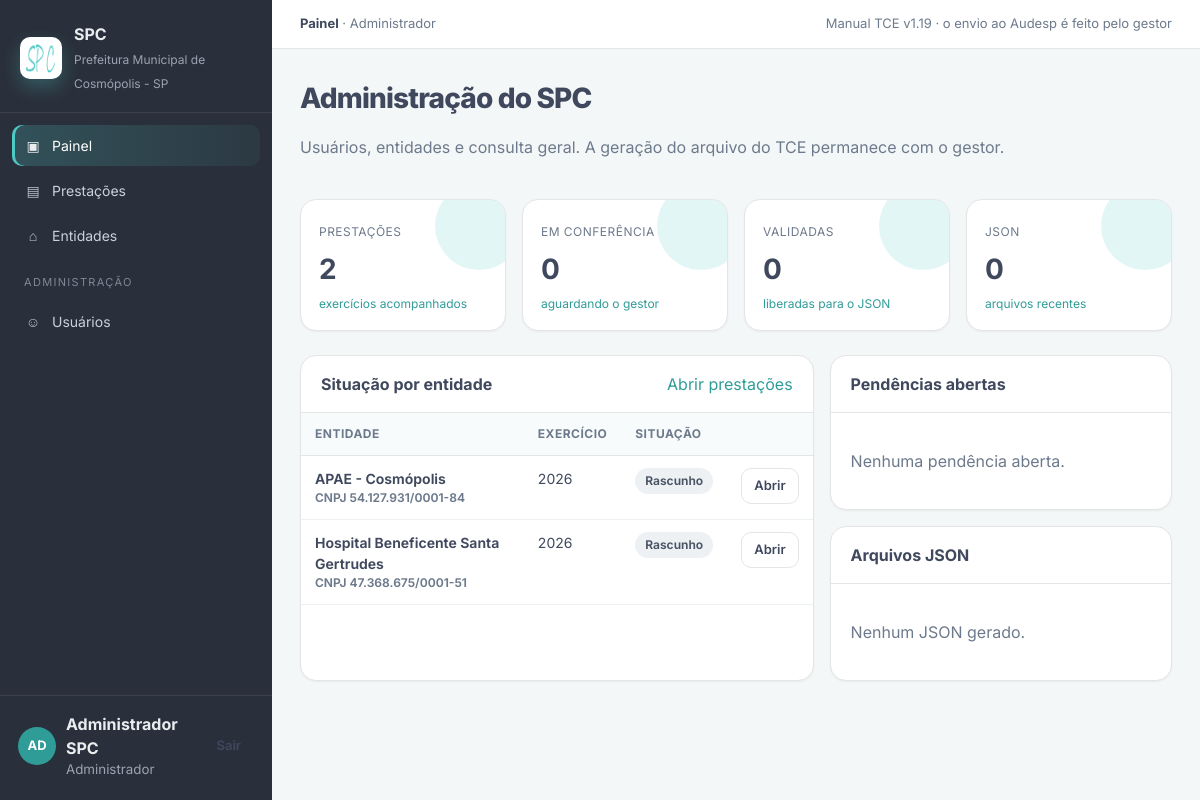
/ (signed in), run on the app's committed database.
### app/models.py (models this page shows, shortened)
class Usuario(UserMixin, db.Model):
    __tablename__ = "usuarios"
    id = db.Column(db.Integer, primary_key=True)
    username = db.Column(db.String(80), unique=True, nullable=False, index=True)
    nome = db.Column(db.String(160), nullable=False)
    email = db.Column(db.String(160))
    senha_hash = db.Column(db.String(256), nullable=False)
    perfil = db.Column(db.String(20), nullable=False, default=PERFIL_ENTIDADE)
    ativo = db.Column(db.Boolean, default=True, nullable=False)
    pode_gerar_json = db.Column(db.Boolean, default=False, nullable=False)
    entidade_id = db.Column(db.Integer, db.ForeignKey("entidades.id"))
    criado_em = db.Column(db.DateTime, default=datetime.utcnow)
    ultimo_acesso = db.Column(db.DateTime)
    entidade = db.relationship("Entidade", backref="usuarios")
    @property
    def is_admin(self) -> bool:
        return self.perfil == PERFIL_ADMIN
    @property
    def is_gestor(self) -> bool:
        return self.perfil == PERFIL_GESTOR
    @property
    def is_entidade(self) -> bool:
        return self.perfil == PERFIL_ENTIDADE
    @property
    def is_active(self) -> bool:
        return bool(self.ativo)
    @property
    def perfil_rotulo(self) -> str:
        return rotulo_perfil(self.perfil)

class Prestacao(db.Model):
    __tablename__ = "prestacoes"
    id = db.Column(db.Integer, primary_key=True)
    entidade_id = db.Column(db.Integer, db.ForeignKey("entidades.id"), nullable=False, index=True)
    ano = db.Column(db.Integer, nullable=False)
    mes = db.Column(db.Integer, nullable=False, default=12)
    tipo_documento = db.Column(db.String(80))
    codigo_ajuste = db.Column(db.String(24))
    municipio_audesp = db.Column(db.Integer)
    status = db.Column(db.String(40), nullable=False, default=STATUS_RASCUNHO, index=True)
    retificacao = db.Column(db.Boolean, default=False, nullable=False)
    declaracao_negativa = db.Column(db.Boolean, default=False, nullable=False)
    primeira_prestacao = db.Column(db.Boolean, default=True, nullable=False)
    ultimo_periodo_vigencia = db.Column(db.Boolean, default=False, nullable=False)
    conferencia_codigos_audesp = db.Column(db.Boolean, default=False, nullable=False)
    conferencia_ajuste = db.Column(db.Boolean, default=False, nullable=False)
    conferencia_certidoes = db.Column(db.Boolean, default=False, nullable=False)
    protocolo_audesp = db.Column(db.String(80))
    criado_em = db.Column(db.DateTime, default=datetime.utcnow)
    atualizado_em = db.Column(db.DateTime, default=datetime.utcnow, onupdate=datetime.utcnow)
    enviado_em = db.Column(db.DateTime)
    validado_em = db.Column(db.DateTime)
    json_gerado_em = db.Column(db.DateTime)
    blocos = db.relationship("Bloco", backref="prestacao", cascade="all, delete-orphan")
    pendencias = db.relationship("Pendencia", backref="prestacao", cascade="all, delete-orphan")
    eventos = db.relationship(
        "Historico",
        backref="prestacao",
        cascade="all, delete-orphan",
        order_by="Historico.criado_em.desc()",
    )
    arquivos = db.relationship(
        "ArquivoGerado",
        backref="prestacao",
        cascade="all, delete-orphan",
        order_by="ArquivoGerado.gerado_em.desc()",
    )
    __table_args__ = (db.UniqueConstraint("entidade_id", "ano", name="uq_prestacao_entidade_ano"),)
    @property
    def status_rotulo(self) -> str:
        return rotulo_status(self.status)

class Entidade(db.Model):
    __tablename__ = "entidades"
    id = db.Column(db.Integer, primary_key=True)
    codigo = db.Column(db.String(40), unique=True, nullable=False)
    nome_exibicao = db.Column(db.String(200), nullable=False)
    razao_social = db.Column(db.String(200), nullable=False)
    cnpj = db.Column(db.String(18), nullable=False)
    endereco = db.Column(db.String(255), nullable=False)
    bairro = db.Column(db.String(120))
    cidade = db.Column(db.String(120), default="Cosmópolis")
    uf = db.Column(db.String(2), default="SP")
    cep = db.Column(db.String(12))
    telefones = db.Column(db.String(120))
    horario = db.Column(db.String(80))
    email = db.Column(db.String(160))
    email_alternativo = db.Column(db.String(160))
    codigo_audesp = db.Column(db.Integer)
    ativa = db.Column(db.Boolean, default=True, nullable=False)
    criado_em = db.Column(db.DateTime, default=datetime.utcnow)
    atualizado_em = db.Column(db.DateTime, default=datetime.utcnow, onupdate=datetime.utcnow)
    prestacoes = db.relationship("Prestacao", backref="entidade", lazy="dynamic")
    @property
    def cnpj_formatado(self) -> str:
        digitos = "".join(ch for ch in (self.cnpj or "") if ch.isdigit())
        if len(digitos) != 14:
            return self.cnpj or ""
        return f"{digitos[:2]}.{digitos[2:5]}.{digitos[5:8]}/{digitos[8:12]}-{digitos[12:]}"

### app/blueprints/dashboard/routes.py (the view)
@bp.route("/")
@login_required
def index():
    consulta = Prestacao.query
    if current_user.is_entidade:
        consulta = consulta.filter_by(entidade_id=current_user.entidade_id)
    prestacoes = consulta.order_by(Prestacao.ano.desc(), Prestacao.id.asc()).all()
    pendencias = []
    if current_user.is_gestor or current_user.is_admin:
        pendencias = (
            Pendencia.query.filter_by(status="aberta")
            .order_by(Pendencia.criada_em.desc())
            .limit(8)
            .all()
        )
    arquivos = []
    if current_user.is_gestor or current_user.is_admin:
        arquivos = ArquivoGerado.query.order_by(ArquivoGerado.gerado_em.desc()).limit(6).all()
    em_conferencia = sum(1 for item in prestacoes if item.status in {"enviado_conferencia", "em_conferencia"})
    validadas = sum(
        1
        for item in prestacoes
        if item.status in {"validado", "json_gerado", "json_baixado", "enviado_tce"}
    )
    return render_template(
        "dashboard/index.html",
        prestacoes=prestacoes,
        entidades=Entidade.query.filter_by(ativa=True).order_by(Entidade.nome_exibicao).all(),
        pendencias=pendencias,
        arquivos=arquivos,
        em_conferencia=em_conferencia,
        validadas=validadas,
        rotulo_status=rotulo_status,
    )

### app/__init__.py (called while the page is built)
def resolve_favicon_file(app: Flask) -> Path:
    static = Path(app.static_folder)
    configured = static / app.config.get("FAVICON_IMAGE", "img/Favicon.ico")
    if configured.exists():
        return configured
    for name in ("Favicon.ico", "Favicon.png", "favicon.ico"):
        fallback = static / "img" / name
        if fallback.exists():
            return fallback
    return configured

### app/models.py (called while the page is built)
def rotulo_status(codigo: str) -> str:
    return dict(STATUS_PRESTACAO).get(codigo, codigo or "—")

def rotulo_perfil(codigo: str) -> str:
    return dict(PERFIS).get(codigo, codigo or "—")

### templates/dashboard/index.html (shortened to what this page needs)
{% extends "base.html" %}
{% block crumb %}<strong>Painel</strong> · {{ current_user.perfil_rotulo }}{% endblock %}
{% block content %}
<div class="page-head">
  <div>
    {% if current_user.is_entidade %}
    <h1>{{ current_user.entidade.nome_exibicao if current_user.entidade else 'Entidade' }}</h1>
    <p class="muted">Preencha somente os dados desta entidade e envie para a conferência do gestor. O JSON do TCE não é gerado aqui.</p>
    {% elif current_user.is_gestor %}
    <h1>Conferência das prestações</h1>
    <p class="muted">Confira APAE e Hospital, valide pelo Manual do TCE e só então gere o JSON. A transmissão é feita por você no AUDESP Fase V.</p>
    {% else %}
    <h1>Administração do SPC</h1>
    <p class="muted">Usuários, entidades e consulta geral. A geração do arquivo do TCE permanece com o gestor.</p>
    {% endif %}
  </div>
</div>
<section class="kpis">
  <article class="kpi"><span>Prestações</span><strong>{{ prestacoes|length }}</strong><em>exercícios acompanhados</em></article>
  <article class="kpi"><span>Em conferência</span><strong>{{ em_conferencia }}</strong><em>aguardando o gestor</em></article>
  <article class="kpi"><span>Validadas</span><strong>{{ validadas }}</strong><em>liberadas para o JSON</em></article>
  <article class="kpi"><span>JSON</span><strong>{{ arquivos|length }}</strong><em>arquivos recentes</em></article>
</section>
<div class="grid-2">
  <article class="card">
    <div class="card-head"><h3>Situação por entidade</h3><a href="{{ url_for('prestacoes.lista') }}">Abrir prestações</a></div>
    <div class="table-wrap">
      <table class="data">
        <thead><tr><th>Entidade</th><th>Exercício</th><th>Situação</th><th></th></tr></thead>
        <tbody>
        {% for p in prestacoes %}
          <tr>
            <td class="name">{{ p.entidade.nome_exibicao }}<div class="sub">CNPJ {{ p.entidade.cnpj_formatado }}</div></td>
            <td>{{ p.ano }}</td>
            <td><span class="badge {{ badge_status(p.status) }}">{{ p.status_rotulo }}</span></td>
            <td><a class="btn btn-secondary btn-sm" href="{{ url_for('prestacoes.detalhe', item_id=p.id) }}">Abrir</a></td>
          </tr>
        {% else %}
          <tr><td colspan="4" class="empty">Nenhuma prestação aberta.</td></tr>
        {% endfor %}
        </tbody>
      </table>
    </div>
  </article>
  <div class="stack">
    {% if current_user.is_gestor or current_user.is_admin %}
    <article class="card">
      <div class="card-head"><h3>Pendências abertas</h3></div>
      <div class="card-body">
        {% for pendencia in pendencias %}
          <p><strong>{{ pendencia.campo or pendencia.secao }}</strong> · {{ pendencia.responsavel }}<br>{{ pendencia.problema }}</p>
        {% else %}
          <p class="muted">Nenhuma pendência aberta.</p>
        {% endfor %}
      </div>
    </article>
    <article class="card">
      <div class="card-head"><h3>Arquivos JSON</h3></div>
      <div class="card-body">
        {% for arquivo in arquivos %}
          <p><strong>{{ arquivo.nome }}</strong><br><span class="muted">{{ arquivo.gerado_em.strftime('%d/%m/%Y %H:%M') }} · {{ 'baixado' if arquivo.baixado_em else 'ainda não baixado' }}</span></p>
        {% else %}
          <p class="muted">Nenhum JSON gerado.</p>
        {% endfor %}
      </div>
    </article>
    {% endif %}
  </div>
</div>
{% endblock %}

### templates/base.html (shortened to what this page needs)
<!doctype html>
<html lang="pt-BR">
<head>
  <link rel="stylesheet" href="{{ url_for('static', filename='css/colors.css') }}">
  <link rel="stylesheet" href="{{ url_for('static', filename='css/app.css') }}">
</head>
<body>
<div class="app-shell">
  <aside class="sidebar" id="sidebar">
    <div class="brand">
      <img class="brand-mark" src="{{ favicon_url }}" alt="SPC">
      <div>
        <strong>SPC</strong>
        <span>{{ prefeitura }}</span>
      </div>
    </div>
    <nav class="nav">
      <a class="{{ 'active' if request.endpoint == 'dashboard.index' }}" href="{{ url_for('dashboard.index') }}"><span class="ico">▣</span> Painel</a>
      <a class="{{ 'active' if request.endpoint and request.endpoint.startswith('prestacoes') }}" href="{{ url_for('prestacoes.lista') }}"><span class="ico">▤</span> Prestações</a>
      {% if current_user.is_admin or current_user.is_gestor %}
      <a class="{{ 'active' if request.endpoint and request.endpoint.startswith('entidades') }}" href="{{ url_for('entidades.lista') }}"><span class="ico">⌂</span> Entidades</a>
      {% endif %}
      {% if current_user.is_admin %}
      <div class="nav-label">Administração</div>
      <a class="{{ 'active' if request.endpoint == 'admin.usuarios' }}" href="{{ url_for('admin.usuarios') }}"><span class="ico">☺</span> Usuários</a>
      {% endif %}
    </nav>
    <div class="sidebar-user">
      <div class="avatar">{{ (current_user.nome or 'U')[:2]|upper }}</div>
      <div style="flex:1">
        <strong>{{ current_user.nome }}</strong>
        <small>{{ current_user.perfil_rotulo }}{% if current_user.entidade %} · {{ current_user.entidade.codigo }}{% endif %}</small>
      </div>
      <a class="btn btn-ghost btn-sm" href="{{ url_for('auth.logout') }}" title="Sair">Sair</a>
    </div>
  </aside>
  <div class="main">
    <header class="topbar">
      <div style="display:flex;gap:10px;align-items:center">
        <div class="breadcrumb">{% block crumb %}{{ orgao }}{% endblock %}</div>
      </div>
      <div class="muted" style="font-size:13px">Manual TCE v1.19 · o envio ao Audesp é feito pelo gestor</div>
    </header>
    <main class="content">
      {% block content %}{% endblock %}
    </main>
  </div>
</div>
</body>
</html>

### static/css/colors.css (style rules this page uses)
:root { --primary-color: #4fc9c4; --primary-dark: #43aca7; --primary-hover: #3c9b96; --secondary-color: #6d7a8c; --text-color: #3f485d; --border-color: #e5e5e5; --success-color: #79b24a; --warning-color: #f2823c; --danger-color: #e81d51; --info-color: #91ceff; --light-color: #2a303b; --dark-color: #2a303b; --gray-color: #6d7a8c; --input-focus: #4fc9c4; --input-focus-shadow: rgba(79, 201, 196, 0.25); --color-100: #ffffff; --color-95: #ebf9f9; --color-90: #d8f3f2; --color-85: #c4edec; --color-80: #b1e7e5; --color-75: #9de1df; --color-70: #8adbd8; --color-65: #76d5d2; --color-60: #63cfcb; --color-55: #4fc9c4; --color-50: #3cc3bf; --color-45: #36b0ac; --color-40: #309c98; --color-35: #2a8985; --color-30: #247572; --color-25: #1e625f; --color-20: #184e4c; --color-15: #123b39; --color-10: #0c2726; --color-5: #061413; --color-0: #000000; --success-light: #d1e7dd; --warning-light: #fff3cd; --danger-light: #f8d7da; --info-light: #cff4fc; --bg-color: var(--color-95); --card-bg: var(--color-100); --text-primary: #212529; --text-secondary: #6c757d; --text-muted: #adb5bd; --shadow-sm: 0 2px 4px rgba(0, 0, 0, 0.05); --shadow-md: 0 4px 8px rgba(0, 0, 0, 0.1); --shadow-lg: 0 8px 16px rgba(0, 0, 0, 0.15); --border-radius-sm: 4px; --border-radius-md: 8px; --border-radius-lg: 12px; --border-radius-xl: 16px; --transition-fast: 0.15s ease; --transition-normal: 0.3s ease; --transition-slow: 0.5s ease; }
.sidebar { background: linear-gradient(180deg, var(--primary-color) 0%, var(--primary-dark) 100%); }
.brand-mark { display: block; width: 32px; height: 32px; border-radius: 8px; object-fit: contain; background: #fff; }
.btn-secondary { background-color: var(--secondary-color); border-color: var(--secondary-color); color: #000; }
a { color: var(--primary-color); text-decoration: none; }
.badge { padding: 6px 12px; border-radius: 20px; font-weight: 500; }
.card { border: none; border-radius: var(--border-radius-lg); box-shadow: var(--shadow-sm); }

### data on the page
Usuario: nome "AD", nome "Administrador SPC", perfil_rotulo "Administrador"
Prestacao: entidade.nome_exibicao "APAE - Cosmópolis", entidade.cnpj_formatado "54.127.931/0001-84", ano "2026", status_rotulo "Rascunho"
Prestacao: entidade.nome_exibicao "Hospital Beneficente Santa Gertrudes", entidade.cnpj_formatado "47.368.675/0001-51", ano "2026", status_rotulo "Rascunho"

### other printed values
{{ prefeitura }} "Prefeitura Municipal de Cosmópolis - SP"
{{ prestacoes|length }} "2"
{{ em_conferencia }} "0"
{{ validadas }} "0"
{{ arquivos|length }} "0"
